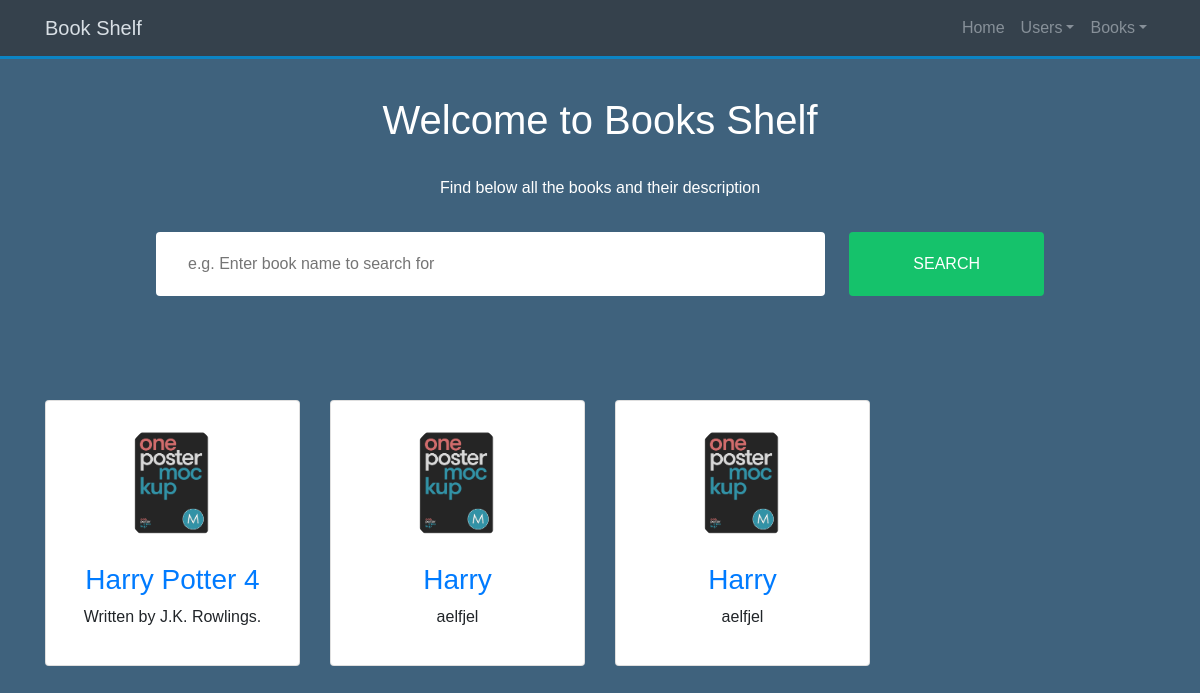
/products, run on an earlier commit of the app's database.
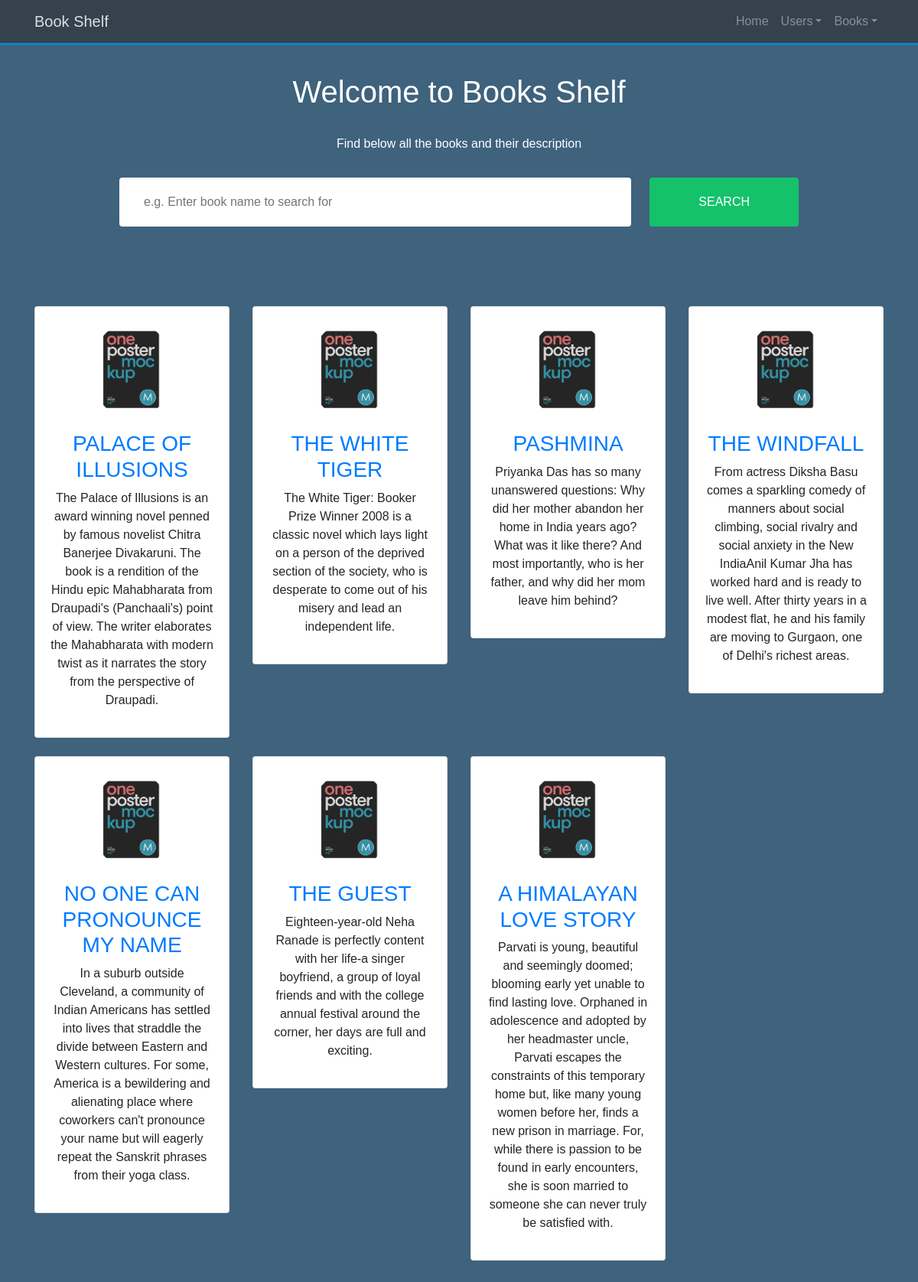
And on a later commit of the database.
### database_setup.py (models this page shows, shortened)
class Books(Base):
    __tablename__ = "books"
    name = Column(String(80), nullable=False)
    id = Column(Integer, primary_key=True, autoincrement=True)
    description = Column(String(250))
    img_url = Column(String(250))

### flask_app.py (the view)
@app.route("/")
@app.route('/products')
def homePage():
    DBSession = sessionmaker(bind=engine)
    session = DBSession()
    books = session.query(Books).all()
    return render_template('index.html', books=books)

### templates/index.html
{% extends 'base.html' %}
{% block search_bar %}
    {{ super() }}
{% endblock %}
{% block content %}
    <section id="authors" class="my-5 text-center">
    {% if books|length>0 %}
      <div class="container">
          <div class="row">
            {% for i in books %}
              <div class="col-lg-3 col-md-6 mt-4">
                <div class="card">
                  <div class="card-body">
                    <img src="{{ url_for('static', filename='img/book.png') }}" alt="" class="img-fluid rounded-circle w-50 mb-3">
                    <h3><a href = "{{url_for('viewBookById', book_id = i.id) }}">{{i.name}}</a></h3>
                    <p>{{i.description}}</p>
                  </div>
                </div>
              </div>
            {% endfor %}
          </div>
        </div>
      {% else %}
          <p style="color:white">No Records found.</p>
      {% endif %}
      </section>
    <br><br>
{% endblock %}

### templates/base.html (shortened to what this page needs)
<!DOCTYPE html>
<html>
<head>
    <link rel="stylesheet" href="https://stackpath.bootstrapcdn.com/bootstrap/4.1.1/css/bootstrap.min.css">
    <link href="{{ url_for('static', filename='css/style.css') }}" rel="stylesheet">
</head>
<body style="">
    <nav class="navbar navbar-expand-sm bg-dark navbar-dark fixed-top">
		<div class="container">
			<a href="{{ url_for('homePage') }}" class="navbar-brand">Book Shelf</a>
			<div class="collapse navbar-collapse" id="navbarCollapse">
				<ul class="navbar-nav ml-auto">
					<li class="nav-item">
						<a href="{{ url_for('homePage') }}" class="nav-link">
							Home
						</a>
					</li>
                    <li class="nav-item dropdown">
                        <a href="#" class="nav-link dropdown-toggle" data-toggle="dropdown" aria-expanded="false">
                            Users</a>
                    </li>
                    <li class="nav-item dropdown">
                        <a href="#" class="nav-link dropdown-toggle" data-toggle="dropdown" aria-expanded="false">
                            Books</a>
                    </li>
				</ul>
			</div>
		</div>
	</nav>
    {% block search_bar %}
        <header id="home-section">
            <div class="dark-overlay">
                <div class="home-inner container">
                    <header class="masthead">
                        <div class="site-container">
                            <center><h1>Welcome to Books Shelf</h1></center>
                            <br>
                            <center><p style="color:white">Find below all the books and their description</p></center>
                            <form id="search-form" action="{{ url_for('viewBookByName') }}">
                                <input id="search-keyword" type="text" name="name" placeholder="e.g. Enter book name to search for" required>
                                <input id="submit-btn" type="submit" value="Search">
                            </form>
                        </div>
                    </header>
                </div>
            </div>
        </header>
    {% endblock %}
    {% block content %}
    {% endblock %}
</body>
</html>

### static/css/style.css (style rules this page uses)
body { background-color: #3f627d; font-family: OpenSans, sans-serif; margin: 0; padding: 0; }
.navbar { border-bottom: #008ed6 3px solid; opacity: 0.8; }
#home-section { background-repeat: no-repeat; background-size: cover; background-attachment: fixed; min-height: 100px; }
#home-section .home-inner { padding-top: 80px; }
.site-container { margin: auto; max-width: 1200px; width: 80%; }
.masthead { padding: 1em 0; }
.masthead h1 { color: #ffffff; font-weight: normal; margin: 0; margin-bottom: 0.2em; text-align: center; }
#search-form { display: flex; padding: 1em 0; }
#search-keyword { border: none; border-radius: 4px; flex-grow: 1; margin-right: 1.5em; padding: 1.25em 2em; }
#submit-btn { background-color: #15c26b; border: none; border-radius: 4px; color: #ffffff; cursor: pointer; padding: 1em 4em; text-transform: uppercase; }
ul { list-style: none; padding: 0; }
.nav-link { color: #ffffff; }

What changed in the data, as far as the page shows it:
removed Books: name "Harry Potter 4", description "Written by J.K. Rowlings."
removed Books: name "Harry", description "aelfjel"
removed Books: name "Harry", description "aelfjel"
added Books: name "PALACE OF ILLUSIONS", description "The Palace of Illusions is an award winning novel penned by famous novelist Chitra Banerjee Divakaruni. The book is a rendition of the Hindu epic Mahabharata from Draupadi's (Panchaali's) point of view. The writer elaborates the Mahabharata with modern twist as it narrates the story from the perspective of Draupadi."
added Books: name "THE WHITE TIGER", description "The White Tiger: Booker Prize Winner 2008 is a classic novel which lays light on a person of the deprived section of the society, who is desperate to come out of his misery and lead an independent life."
added Books: name "PASHMINA", description "Priyanka Das has so many unanswered questions: Why did her mother abandon her home in India years ago? What was it like there? And most importantly, who is her father, and why did her mom leave him behind?"
added Books: name "THE WINDFALL", description "From actress Diksha Basu comes a sparkling comedy of manners about social climbing, social rivalry and social anxiety in the New IndiaAnil Kumar Jha has worked hard and is ready to live well. After thirty years in a modest flat, he and his family are moving to Gurgaon, one of Delhi's richest areas."
added Books: name "NO ONE CAN PRONOUNCE MY NAME", description "In a suburb outside Cleveland, a community of Indian Americans has settled into lives that straddle the divide between Eastern and Western cultures. For some, America is a bewildering and alienating place where coworkers can't pronounce your name but will eagerly repeat the Sanskrit phrases from their yoga class."
added Books: name "THE GUEST", description "Eighteen-year-old Neha Ranade is perfectly content with her life-a singer boyfriend, a group of loyal friends and with the college annual festival around the corner, her days are full and exciting."
added Books: name "A HIMALAYAN LOVE STORY", description "Parvati is young, beautiful and seemingly doomed; blooming early yet unable to find lasting love. Orphaned in adolescence and adopted by her headmaster uncle, Parvati escapes the constraints of this temporary home but, like many young women before her, finds a new prison in marriage. For, while there is passion to be found in early encounters, she is soon married to someone she can never truly be satisfied with."
